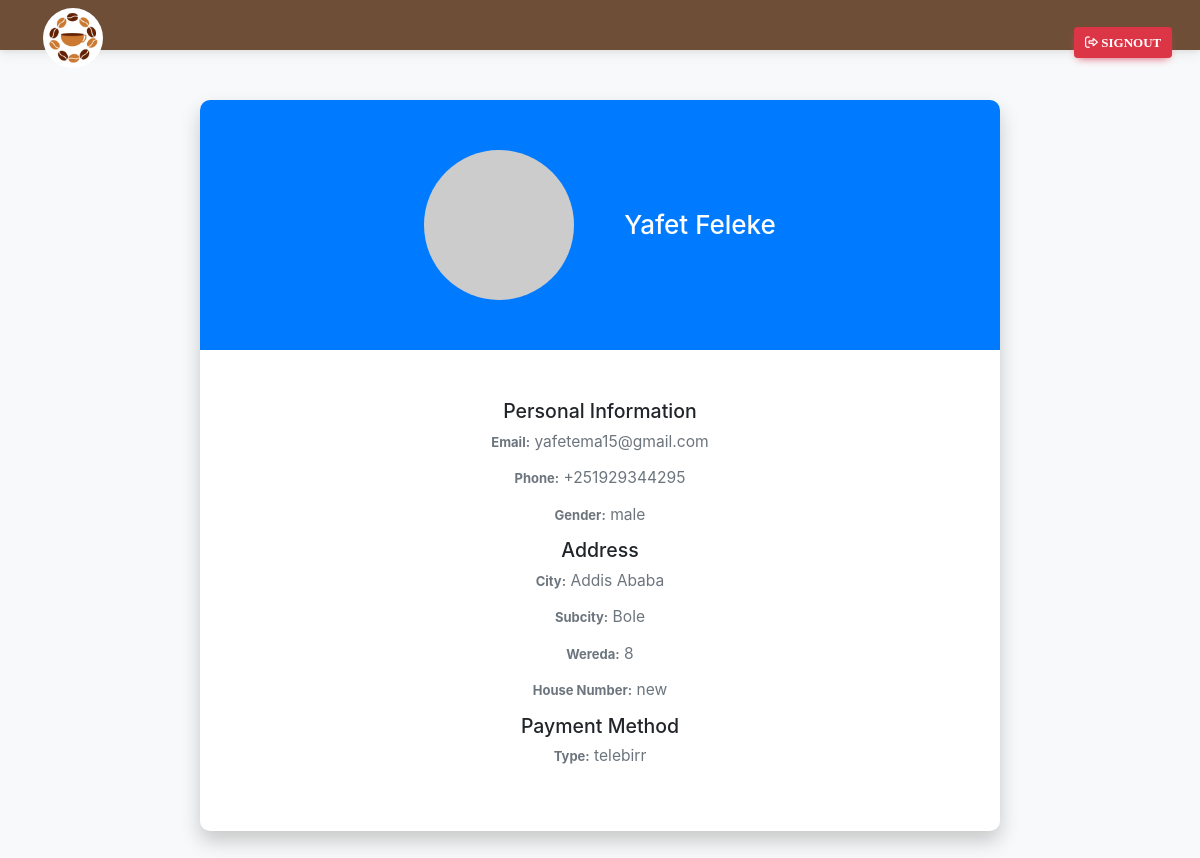
Page /profile.php (signed in) on the committed database.
### tables this page shows
CREATE TABLE IF NOT EXISTS `customer` (
  `id` int NOT NULL,
  `firstName` varchar(50) NOT NULL,
  `lastName` varchar(50) NOT NULL,
  `email` varchar(50) NOT NULL,
  `password` varchar(255) NOT NULL,
  `phone` char(17) NOT NULL,
  `gender` varchar(6) NOT NULL,
  `city` varchar(50) NOT NULL,
  `subcity` varchar(50) NOT NULL,
  `woreda` int NOT NULL,
  `house_no` varchar(25) NOT NULL,
  `payment_method` varchar(50) NOT NULL
);

### profile.php (the view, shortened to what this page needs)
<?php
if (!isset($_COOKIE['email'])) {
    header('Location: profile.php');
    return;
} else {
    $loginEmail = $_COOKIE['email'];
}
?>
<!DOCTYPE html>
<html lang="en">
<head>
    <link href="styles/fontawesome6/pro/css/all.css" rel="stylesheet" />
    <link rel="stylesheet" href="styles/mdb/css/mdb.min.css" />
    <link rel="stylesheet" href="styles/bootstrap/css/bootstrap.min.css" />
    <link rel="stylesheet" href="styles/styles.css" />
</head>
<body>
    <header class="header">
        <nav class="navbar navbar-expand-sm z-index-1">
            <div class="container-fluid">
                <a href="./" class="navbar-brand">
                    <img src="images/logo.jpg" alt="Logo" style="width: 60px; height: 60px; margin-top: 40%" class="rounded-circle float-start" />
                </a>
            </div>
            <div>
                <a href="profile.php?action=signout"><button class="btn btn-danger position-relative" style="margin-top: 20px; float: right;">
                        <i class="fa-regular fa-right-from-bracket"> <strong> Signout </strong></i>
                    </button></a>
            </div>
        </nav>
    </header>
    <div class="profile-card">
        <?php
        $servername = "localhost";
        $username = "root";
        $pass = "";
        $dbname = "coffee_beans";
        $conn = new mysqli($servername, $username, $pass, $dbname);
        $sql = "SELECT * FROM customer WHERE email='$loginEmail'";
        $result = $conn->query($sql);
        if ($result->num_rows > 0) {
            $row = $result->fetch_assoc();
            $first_name = $row['firstName'];
            $last_name = $row['lastName'];
            $email = $row['email'];
            $phone = $row['phone'];
            $gender = $row['gender'];
            $city = $row['city'];
            $subcity = $row['subcity'];
            $woreda = $row['woreda'];
            $house_no = $row['house_no'];
            $payment_method = $row['payment_method'];
        } else {
            header('Location: ./');
        }
        echo "
        <div class='profile-header'>
            <div class='profile-avatar'>
                <img src='https://via.placeholder.com/150' alt='Avatar'>
            </div>
            <h1 class='profile-name'>$first_name  $last_name</h1>
        </div>
        <div class='profile-info'>
            <h3>Personal Information</h3>
            <p><strong>Email:</strong> $email </p>
            <p><strong>Phone:</strong> $phone </p>
            <p><strong>Gender:</strong> $gender</p>
            <h3>Address</h3>
            <p><strong>City:</strong> $city</p>
            <p><strong>Subcity:</strong> $subcity </p>
            <p><strong>Wereda:</strong> $woreda</p>
            <p><strong>House Number:</strong> $house_no </p>
            <h3>Payment Method</h3>
            <p><strong>Type:</strong> $payment_method</p>
        </div>
            ";
            return;
        ?>

### styles/styles.css (style rules this page uses)
* { box-sizing: border-box; font-size: small; }
header nav { font-size: medium; }
nav { background-color: #6F4E37; height: 50px; display: flex; justify-content: center; }
a { display: block; color: #f3feff; text-align: center; padding: 15px; text-decoration: none; font-size: 14px; font-weight: bold; }

### profile.php (style rules this page uses)
body { background-color: #f8f9fa; }
.profile-card { max-width: 800px; margin: 50px auto; background-color: #fff; box-shadow: 0 10px 20px rgba(0, 0, 0, 0.2); border-radius: 10px; overflow: hidden; display: flex; flex-direction: column; }
.profile-header { background-color: #007bff; padding: 50px; display: flex; justify-content: center; align-items: center; }
.profile-avatar { width: 150px; height: 150px; border-radius: 50%; overflow: hidden; margin-right: 50px; }
.profile-avatar img { width: 100%; height: 100%; object-fit: cover; }
.profile-name { color: #fff; font-size: 2rem; margin-bottom: 0; }
.profile-info { padding: 50px; display: flex; flex-direction: column; align-items: center; }
.profile-info h3 { font-size: 1.5rem; margin-top: 0; }
.profile-info p { font-size: 1.2rem; color: #6c757d; }

### rows in the picture
customer: firstName "Yafet", lastName "Feleke", email "yafetema15@gmail.com", phone "+251929344295", gender "male", city "Addis Ababa", subcity "Bole", woreda "8", house_no "new", payment_method "telebirr"
